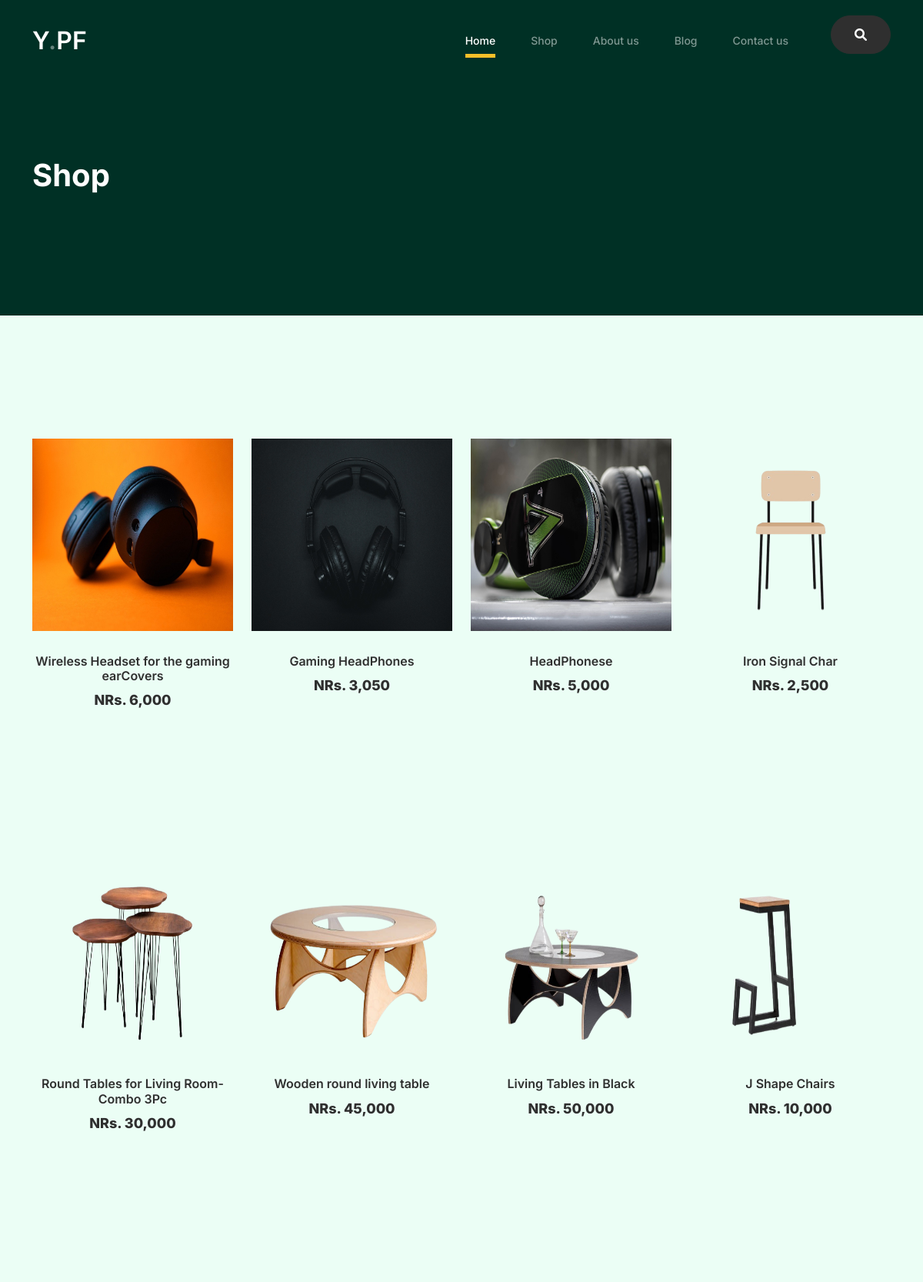
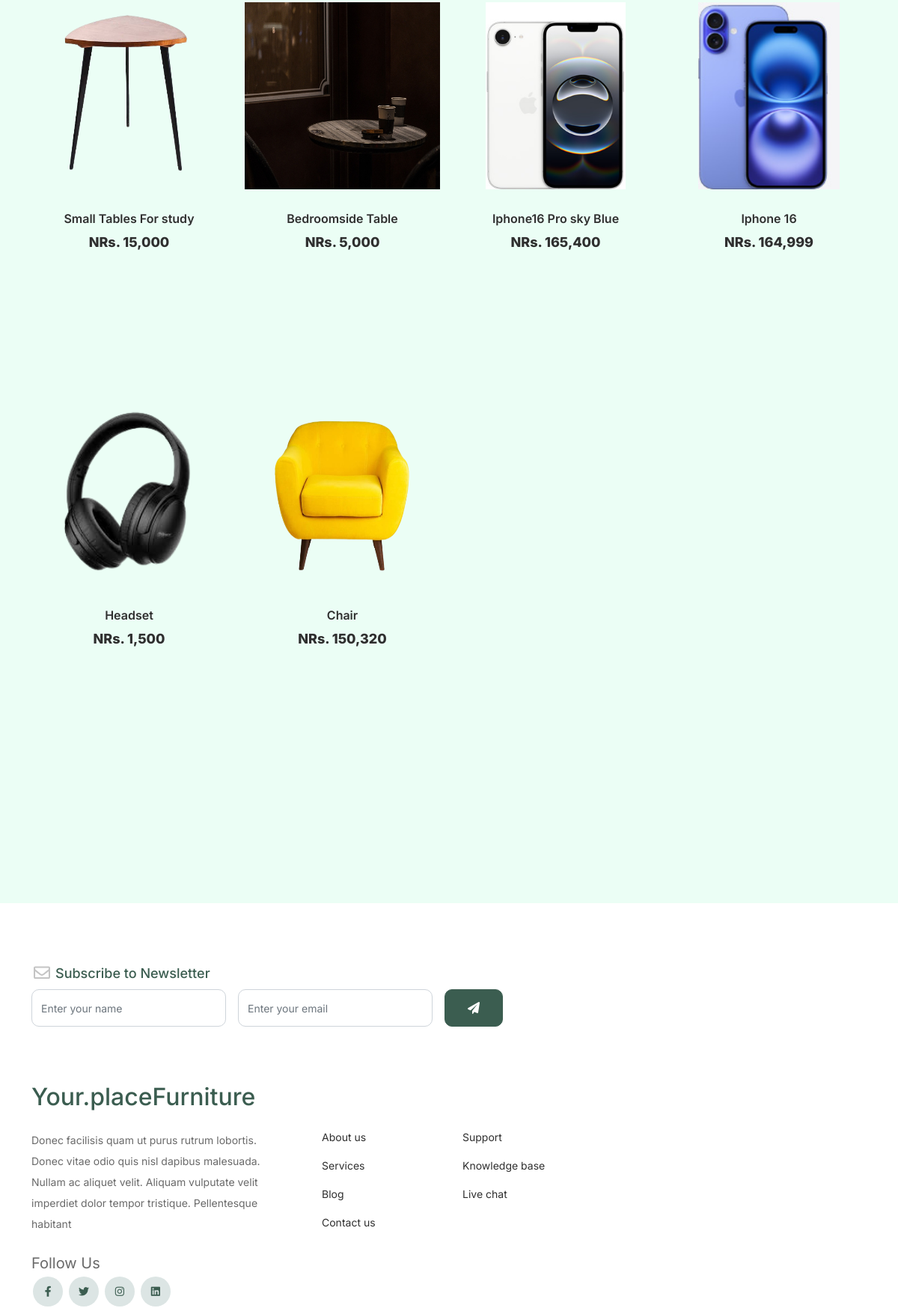
/Shop/ (upper part), run on the app's committed database (2 pictures, top to bottom).
### App/models.py (models this page shows, shortened)
class Product(models.Model):
    product_name = models.CharField(max_length=200)
    slug = models.SlugField(unique=True)
    category = models.ForeignKey(Category, on_delete=models.CASCADE)
    selling_price = models.PositiveIntegerField()
    descriptions = models.TextField()
    product_images = models.ImageField(upload_to='ProductImages')
    created_at = models.DateTimeField(auto_now_add=True)

### App/views.py (the view)
# urls.py: path('Shop/',views.Shop, name='shop'),
def Shop(request):
    products = Product.objects.all().order_by('-id')
    context ={
        'product':products
    }
    return render(request, 'shop.html',context)

### App/templates/shop.html (shortened to what this page needs)
{% extends 'partial/base.html' %}
{% load static %}
{% block content %}
		<div class="hero">
			<div class="container">
				<div class="row justify-content-between">
					<div class="col-lg-5">
						<div class="intro-excerpt">
							<h1>Shop</h1>
						</div>
					</div>
					<div class="col-lg-7">
					</div>
				</div>
			</div>
		</div>
	<div class="untree_co-section product-section before-footer-section">
		<div class="container">
			<div class="row">
			{% if product %}
			{% for view_prod in product %}
			<div class="col-12 col-md-4 col-lg-3 mb-5 py-5" data-aos="fade-up" >
				<a class="product-item" href="{% url 'orderdetail' view_prod.slug %}">
					<img src=" {{view_prod.product_images.url}} " style="height: 250px !important;" class="img-fluid product-thumbnail">
					<h3 class="product-title"> {{view_prod.product_name}} </h3>
					<strong class="product-price">NRs. {{view_prod.selling_price | floatformat:"g"}} </strong>
				</a>
			</div>
			{% endfor %}
			{% else %}
				<h1>No Products Found</h1>
			{% endif %}
			</div>
		</div>
	</div>
{% endblock content %}

### App/static/css/style.css (style rules this page uses)
body { overflow-x: hidden; position: relative; }
body { font-family: "Inter", sans-serif; font-weight: 400; line-height: 28px; color: #6a6a6a; font-size: 14px; background-color: #ebfef5; }
a { text-decoration: none; -webkit-transition: .3s all ease; -o-transition: .3s all ease; transition: .3s all ease; color: #2f2f2f; text-decoration: underline; }
.hero { background: #003025; padding: calc(4rem - 30px) 0 0rem 0; }
@media (min-width: 768px) { .hero { padding: calc(4rem - 30px) 0 4rem 0; } }
@media (min-width: 992px) { .hero { padding: calc(8rem - 30px) 0 8rem 0; } }
.hero .intro-excerpt { position: relative; z-index: 4; }
@media (min-width: 992px) { .hero .intro-excerpt { max-width: 450px; } }
.hero h1 { font-weight: 700; color: #ffffff; margin-bottom: 30px; }
.product-section { padding: 7rem 0; }
.product-section .product-item { text-align: center; text-decoration: none; display: block; position: relative; padding-bottom: 50px; cursor: pointer; }
.product-section .product-item .product-thumbnail { margin-bottom: 30px; position: relative; top: 0; -webkit-transition: .3s all ease; -o-transition: .3s all ease; transition: .3s all ease; }
.product-section .product-item h3 { font-weight: 600; font-size: 16px; }
.product-section .product-item strong { font-weight: 800 !important; font-size: 18px !important; }
.product-section .product-item h3, .product-section .product-item strong { color: #2f2f2f; text-decoration: none; }
.product-section .product-item:before { bottom: 0; left: 0; right: 0; position: absolute; content: ""; background: #dce5e4; height: 0%; z-index: -1; border-radius: 10px; -webkit-transition: .3s all ease; -o-transition: .3s all ease; transition: .3s all ease; }
.before-footer-section { padding: 7rem 0 12rem 0 !important; }
.untree_co-section { padding: 7rem 0; }

### data on the page
Product: product_images (picture), product_name "Wireless Headset for the gaming earCovers", selling_price "6,000"
Product: product_images (picture), product_name "Gaming HeadPhones", selling_price "3,050"
Product: product_images (picture), product_name "HeadPhonese", selling_price "5,000"
Product: product_images (picture), product_name "Iron Signal Char", selling_price "2,500"
Product: product_images (picture), product_name "Round Tables for Living Room-Combo 3Pc", selling_price "30,000"
Product: product_images (picture), product_name "Wooden round living table", selling_price "45,000"
Product: product_images (picture), product_name "Living Tables in Black", selling_price "50,000"
Product: product_images (picture), product_name "J Shape Chairs", selling_price "10,000"
Product: product_images (picture), product_name "Small Tables For study", selling_price "15,000"
Product: product_images (picture), product_name "Bedroomside Table", selling_price "5,000"
Product: product_images (picture), product_name "Iphone16 Pro sky Blue", selling_price "165,400"
Product: product_images (picture), product_name "Iphone 16", selling_price "164,999"
Product: product_images (picture), product_name "Headset", selling_price "1,500"
Product: product_images (picture), product_name "Chair", selling_price "150,320"
